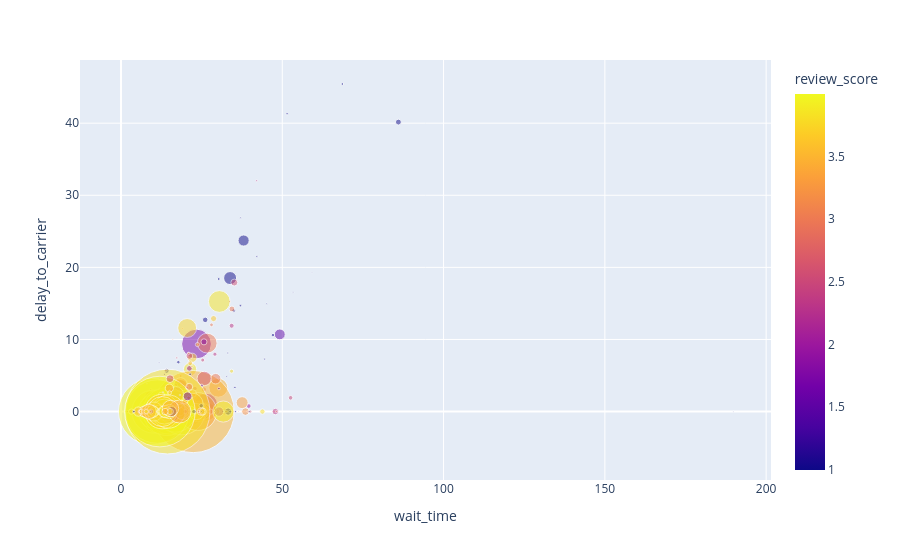

Here is the notebook cell this chart was saved with:
### Markdown cell above
💡 Çok düşük değerlendirme puanlarına sahip bir grup satıcının öne çıktığı görünüyor!

📊 Grafiksel olarak inceleyelim:
- `plotly` kullanarak `delay_to_carrier` ile `wait_time` arasındaki ilişkiyi gösteren bir saçılma grafiği (scatterplot) oluşturuyoruz; kabarcık boyutunu satıcının toplam `sales`'i, rengini ise `review_score` belirliyor.

`plotly`'ı daha sonra detaylı göreceğiz; şimdilik aşağıdaki hücreyi çalıştırın.

### Code cell
import plotly.express as px
fig = px.scatter(data_frame = sellers[sellers['review_score'] < 4],
    x="wait_time",
    y="delay_to_carrier",
    size="sales",
    color="review_score",
    size_max = 60,
    opacity = 0.5
)
fig.show()

### Figure 1 — Plotly figure (JSON) as saved in the notebook; plotly's stock layout.template omitted (floating-point values rounded to 4 significant figures; data arrays with more than 128 entries replaced by an {"elided": "..."} marker saying what was removed)
{"data": [{"hovertemplate": "wait_time=%{x}<br>delay_to_carrier=%{y}<br>sales=%{marker.size}<br>review_score=%{marker.color}<extra></extra>", "legendgroup": "", "marker": {"color": {"elided": "920 float values"}, "coloraxis": "coloraxis", "opacity": 0.5, "size": {"elided": "920 float values"}, "sizemode": "area", "sizeref": 55.69, "symbol": "circle"}, "mode": "markers", "name": "", "orientation": "v", "showlegend": false, "type": "scatter", "x": {"elided": "920 float values"}, "xaxis": "x", "y": {"elided": "920 float values"}, "yaxis": "y"}], "layout": {"coloraxis": {"colorbar": {"title": {"text": "review_score"}}, "colorscale": [[0, "#0d0887"], [0.1111, "#46039f"], [0.2222, "#7201a8"], [0.3333, "#9c179e"], [0.4444, "#bd3786"], [0.5556, "#d8576b"], [0.6667, "#ed7953"], [0.7778, "#fb9f3a"], [0.8889, "#fdca26"], [1, "#f0f921"]]}, "legend": {"itemsizing": "constant", "tracegroupgap": 0}, "margin": {"t": 60}, "xaxis": {"anchor": "y", "domain": [0, 1], "title": {"text": "wait_time"}}, "yaxis": {"anchor": "x", "domain": [0, 1], "title": {"text": "delay_to_carrier"}}}}
